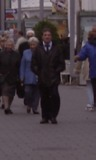
%> input picture images/pos/img00066.jpg, 96 x 160 px; its folder holds 4 pictures in this run
$ octave PreProcessingPowersLaw.m   (GNU Octave 9; MATLAB toolbox functions it lacks are replaced by stand-ins)
%> lines starting %> are read from the running program, lines starting %| are printed output that depends on the picture
### code/pre_processing/contrast_enhancement/power_law/enhanceContrastPL.m
function Iout = enhanceContrastPL(Iin,gamma)

Lut = contrast_PL_LUT(gamma);
Iout = intlut(Iin, Lut);
end

### code/pre_processing/contrast_enhancement/power_law/contrast_PL_LUT.m
function Lut = contrast_PL_LUT(gamma)
 Lut = [0:255];
 for i = 1:256
  Lut(i) = power(i,gamma) / power(255, gamma-1);
 end

 Lut=uint8(Lut);
end

### code/pre_processing/contrast_enhancement/power_law/PreProcessingPowersLaw.m
%first read in files from 'pos' folder
img_folder = dir('C:\\Users\\Nathan\\OneDrive - Queen''s University Belfast\\VAML Project\\images\\pos\\*.jpg')
addpath('C:\\Users\\Nathan\\OneDrive - Queen''s University Belfast\\VAML Project\\images\\pos\\')
files={img_folder.name}
for k=1:numel(files)
  images{k}=imread(files{k});
end
pos_size = size(images,2);

%then read in files from 'neg' folder
img_folder = dir('C:\\Users\\Nathan\\OneDrive - Queen''s University Belfast\\VAML Project\\images\\neg\\*.jpg')
addpath('C:\\Users\\Nathan\\OneDrive - Queen''s University Belfast\\VAML Project\\images\\neg\\')
files={img_folder.name};
i = pos_size;
for k=1:numel(files)
  images{i+k}=imread(files{k});
end

%shuffle images
images(randperm(length(images)));

%display 4 random images
%BEFORE PROCESSING
figure()
subplot(2,2,1)
imshow(cell2mat(images(1,80)))
%> (this line was passed over: imshow is not available in this run)

subplot(2,2,2)
imshow(cell2mat(images(1,520)))
%> (this line was passed over: imshow is not available in this run)

subplot(2,2,3)
imshow(cell2mat(images(1,300)))
%> (this line was passed over: imshow is not available in this run)

subplot(2,2,4)
imshow(cell2mat(images(1,22)))
%> (this line was passed over: imshow is not available in this run)

%attempt to apply Power's Law - varying gamma values
%1 - gamma value 0.5

for i=1:size(images,2)
    image_i = cell2mat(images(1,i));
    image_i = enhanceContrastPL(image_i, 0.5);
    images(1,i) = mat2cell(image_i, size(image_i,1), size(image_i,2), size(image_i,3));
end
%> this loop made 4 passes
%> pass 1, in enhanceContrastPL, `Iout = intlut(Iin, Lut);`:
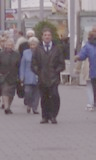
%> Iout: size 160x96x3 uint8; mean R, G, B 133.8, 123.2, 130.1
%> pass 2, in enhanceContrastPL (call 2), `Iout = intlut(Iin, Lut);`:
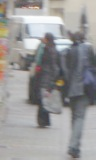
%> Iout: size 160x96x3 uint8; mean R, G, B 152.8, 151.9, 151.9
%> pass 3, in enhanceContrastPL (call 3), `Iout = intlut(Iin, Lut);`:
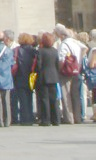
%> Iout: size 160x96x3 uint8; mean R, G, B 151.9, 148.7, 144.7

%display 4 same images after enhancement
%AFTER PROCESSING
figure()
subplot(2,2,1)
imshow(cell2mat(images(1,80)))
%> (this line was passed over: imshow is not available in this run)

subplot(2,2,2)
imshow(cell2mat(images(1,520)))
%> (this line was passed over: imshow is not available in this run)

subplot(2,2,3)
%> (the run ends here)
